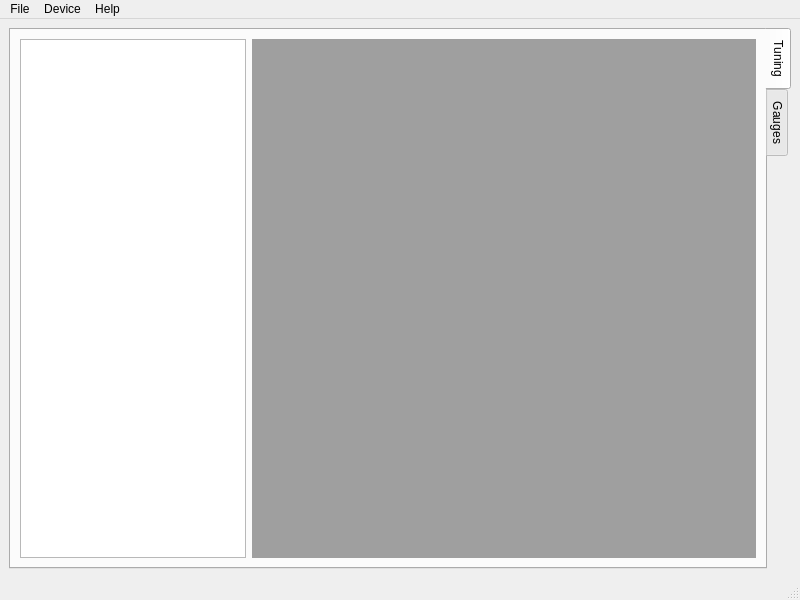
<?xml version="1.0" encoding="UTF-8"?>
<ui version="4.0">
 <class>MainWindow</class>
 <widget class="QMainWindow" name="MainWindow">
  <property name="geometry">
   <rect>
    <x>0</x>
    <y>0</y>
    <width>800</width>
    <height>600</height>
   </rect>
  </property>
  <property name="sizePolicy">
   <sizepolicy hsizetype="Expanding" vsizetype="Expanding">
    <horstretch>0</horstretch>
    <verstretch>0</verstretch>
   </sizepolicy>
  </property>
  <property name="acceptDrops">
   <bool>false</bool>
  </property>
  <property name="windowTitle">
   <string>UniTuner</string>
  </property>
  <property name="iconSize">
   <size>
    <width>32</width>
    <height>32</height>
   </size>
  </property>
  <property name="toolButtonStyle">
   <enum>Qt::ToolButtonTextUnderIcon</enum>
  </property>
  <widget class="QWidget" name="centralwidget">
   <layout class="QVBoxLayout" name="verticalLayout_2">
    <item>
     <widget class="QTabWidget" name="tabWidget">
      <property name="tabPosition">
       <enum>QTabWidget::East</enum>
      </property>
      <property name="currentIndex">
       <number>0</number>
      </property>
      <widget class="QWidget" name="tab_tuning">
       <attribute name="title">
        <string>Tuning</string>
       </attribute>
       <layout class="QHBoxLayout" name="horizontalLayout">
        <item>
         <layout class="QGridLayout" name="gridLayout">
          <item row="0" column="0">
           <widget class="QTreeView" name="treeView">
            <property name="minimumSize">
             <size>
              <width>150</width>
              <height>0</height>
             </size>
            </property>
           </widget>
          </item>
          <item row="0" column="1">
           <widget class="QMdiArea" name="mdiArea"/>
          </item>
         </layout>
        </item>
       </layout>
      </widget>
      <widget class="QWidget" name="tab_gauges">
       <attribute name="title">
        <string>Gauges</string>
       </attribute>
      </widget>
     </widget>
    </item>
   </layout>
  </widget>
  <widget class="QMenuBar" name="menubar">
   <property name="geometry">
    <rect>
     <x>0</x>
     <y>0</y>
     <width>800</width>
     <height>20</height>
    </rect>
   </property>
   <widget class="QMenu" name="menuFile">
    <property name="title">
     <string>File</string>
    </property>
    <addaction name="actionOpen"/>
    <addaction name="separator"/>
    <addaction name="actionSave"/>
    <addaction name="actionSave_as"/>
    <addaction name="actionClose"/>
    <addaction name="separator"/>
    <addaction name="actionQuit"/>
   </widget>
   <widget class="QMenu" name="menuHelp">
    <property name="title">
     <string>Help</string>
    </property>
    <addaction name="actionAbout"/>
   </widget>
   <widget class="QMenu" name="menuTools">
    <property name="title">
     <string>Device</string>
    </property>
    <widget class="QMenu" name="menuSerial_port">
     <property name="title">
      <string>Serial port...</string>
     </property>
     <addaction name="actionNo_serial_ports_detected"/>
    </widget>
    <addaction name="actionConnect"/>
    <addaction name="actionDisconnect"/>
    <addaction name="separator"/>
    <addaction name="menuSerial_port"/>
   </widget>
   <addaction name="menuFile"/>
   <addaction name="menuTools"/>
   <addaction name="menuHelp"/>
  </widget>
  <widget class="QStatusBar" name="statusbar"/>
  <action name="actionOpen">
   <property name="text">
    <string>Open...</string>
   </property>
  </action>
  <action name="actionClose">
   <property name="text">
    <string>Close</string>
   </property>
  </action>
  <action name="actionSave">
   <property name="text">
    <string>Save</string>
   </property>
  </action>
  <action name="actionSave_as">
   <property name="text">
    <string>Save as...</string>
   </property>
  </action>
  <action name="actionConnect">
   <property name="text">
    <string>Connect...</string>
   </property>
  </action>
  <action name="actionDisconnect">
   <property name="text">
    <string>Disconnect</string>
   </property>
  </action>
  <action name="actionNo_serial_ports_detected">
   <property name="text">
    <string>No serial ports detected</string>
   </property>
  </action>
  <action name="actionAbout">
   <property name="text">
    <string>About</string>
   </property>
  </action>
  <action name="actionQuit">
   <property name="text">
    <string>Quit</string>
   </property>
  </action>
 </widget>
 <resources/>
 <connections/>
</ui>
